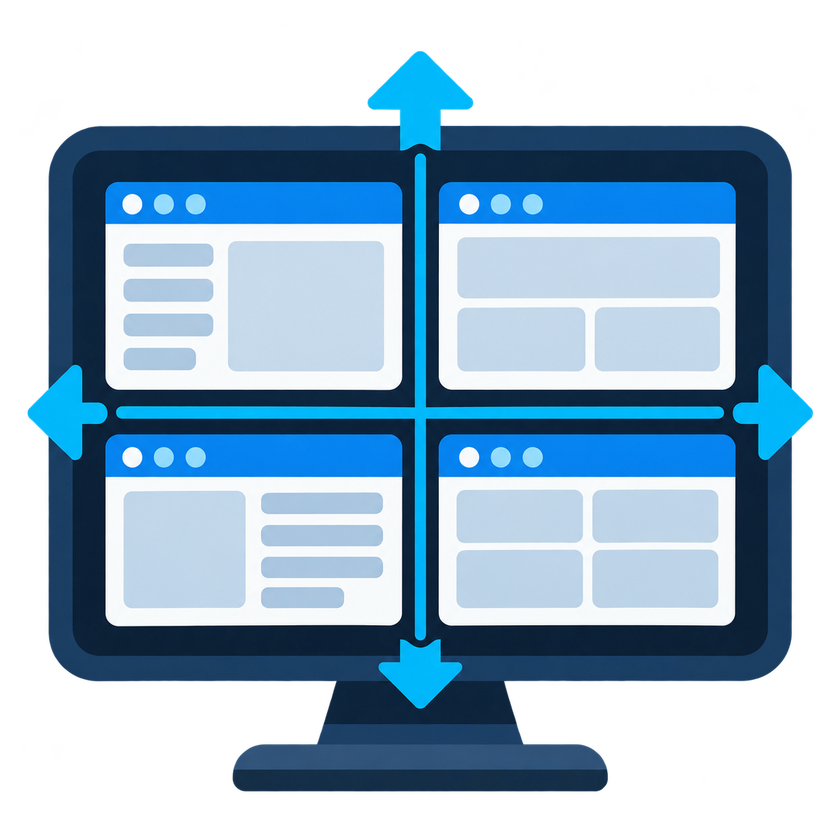
#> input picture assets/Win-windows-manager.png, 840 x 840 px, shrunk from 1254 x 1254 before the run
$ python create_icons.py ../assets/Win-windows-manager.png
#> lines starting #> are read from the running program, lines starting #| are printed output that depends on the picture
"""Create the tracked application PNG and multi-resolution Windows ICO."""

from __future__ import annotations

import argparse
from pathlib import Path

from PIL import Image


ICON_SIZES = ((16, 16), (24, 24), (32, 32), (48, 48), (64, 64), (128, 128), (256, 256))


def main() -> None:
    parser = argparse.ArgumentParser()
    parser.add_argument("source", type=Path, help="Source PNG image")
    parser.add_argument(
        "--output-dir",
        type=Path,
        default=Path(__file__).resolve().parents[1] / "assets",
    )
    args = parser.parse_args()

    if not args.source.is_file():
        raise FileNotFoundError(args.source)

    args.output_dir.mkdir(parents=True, exist_ok=True)
    output_png = args.output_dir / "Win-windows-manager.png"
    output_ico = args.output_dir / "Win-windows-manager.ico"

    with Image.open(args.source) as source:
#> source is the input picture: PIL image 840x840 RGBA; mean R, G, B, A 62.4, 89.6, 110.4, 159.9
        image = source.convert("RGBA")
        alpha = image.getchannel("A")
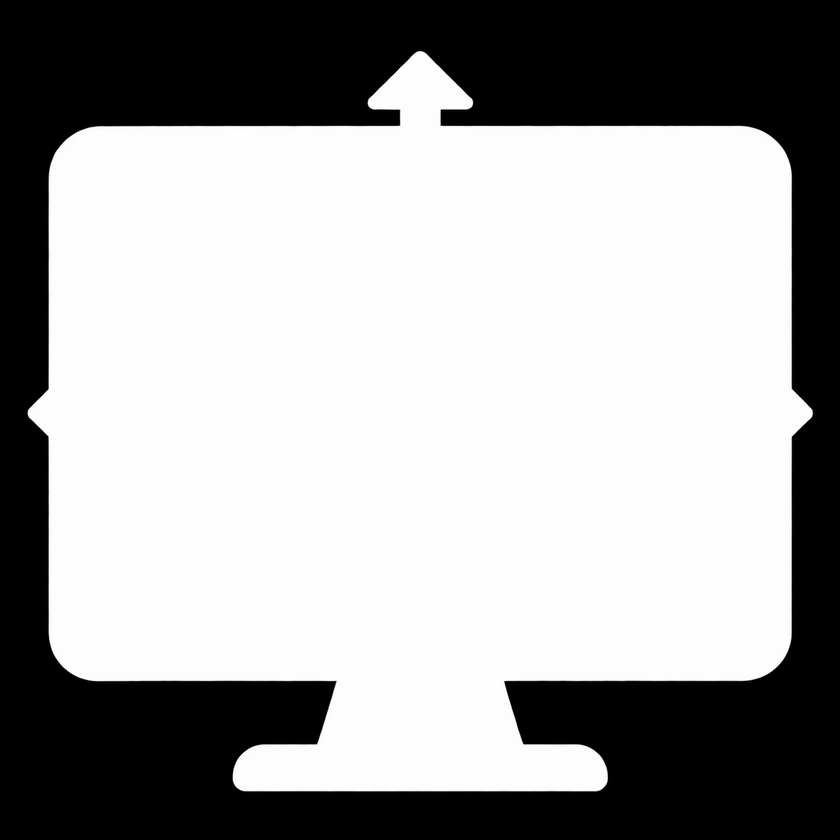
#> alpha: PIL image 840x840 L; min 0, max 255, mean 159.9
        if alpha.getbbox() is None:
            raise ValueError("Source image is fully transparent")
        image.save(output_png, format="PNG", optimize=True)
        image.save(output_ico, format="ICO", sizes=ICON_SIZES)

    print(output_png)
    print(output_ico)


if __name__ == "__main__":
    main()
